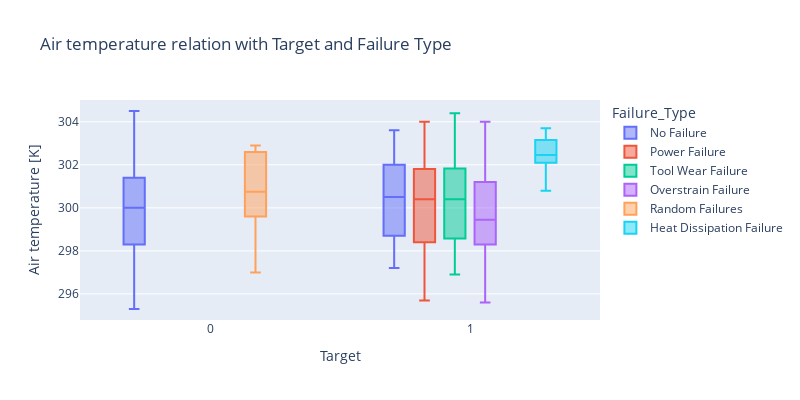

The notebook cell this image was saved under:
### Code cell
fig= px.box(data, y= 'Air temperature [K]', x= 'Target', title='Air temperature relation with Target and Failure Type',
color= 'Failure_Type', width= 800, height= 400)
fig.show()

### Figure 1 — Plotly figure (JSON) as saved in the notebook; plotly's stock layout.template omitted (floating-point values rounded to 4 significant figures; data arrays with more than 128 entries replaced by an {"elided": "..."} marker saying what was removed)
{"data": [{"alignmentgroup": "True", "hovertemplate": "Failure_Type=No Failure<br>Target=%{x}<br>Air temperature [K]=%{y}<extra></extra>", "legendgroup": "No Failure", "marker": {"color": "#636efa"}, "name": "No Failure", "notched": false, "offsetgroup": "No Failure", "orientation": "v", "showlegend": true, "type": "box", "x": {"elided": "9652 int values"}, "x0": " ", "xaxis": "x", "y": {"elided": "9652 float values"}, "y0": " ", "yaxis": "y"}, {"alignmentgroup": "True", "hovertemplate": "Failure_Type=Power Failure<br>Target=%{x}<br>Air temperature [K]=%{y}<extra></extra>", "legendgroup": "Power Failure", "marker": {"color": "#EF553B"}, "name": "Power Failure", "notched": false, "offsetgroup": "Power Failure", "orientation": "v", "showlegend": true, "type": "box", "x": [1, 1, 1, 1, 1, 1, 1, 1, 1, 1, 1, 1, 1, 1, 1, 1, 1, 1, 1, 1, 1, 1, 1, 1, 1, 1, 1, 1, 1, 1, 1, 1, 1, 1, 1, 1, 1, 1, 1, 1, 1, 1, 1, 1, 1, 1, 1, 1, 1, 1, 1, 1, 1, 1, 1, 1, 1, 1, 1, 1, 1, 1, 1, 1, 1, 1, 1, 1, 1, 1, 1, 1, 1, 1, 1, 1, 1, 1, 1, 1, 1, 1, 1, 1, 1, 1, 1, 1, 1, 1, 1, 1, 1, 1, 1], "x0": " ", "xaxis": "x", "y": [298.9, 298.9, 298.4, 298.2, 298.4, 298.1, 297.5, 297.4, 297.4, 297.9, 296.4, 295.8, 295.7, 296.3, 296.9, 296.6, 296.7, 297, 298.4, 298.8, 298.9, 298, 298, 298.3, 298.2, 298.1, 298.5, 299.3, 299.5, 299.4, 298.9, 299.2, 299.1, 300.6, 300.5, 300.4, 301.5, 301.5, 301.8, 302.4, 302.7, 302.6, 302.3, 302.1, 301.9, 301.9, 302.6, 301.8, 301.8, 301.7, 302, 302.6, 302.6, 303.7, 303.4, 303.5, 303.8, 303.6, 304, 303.4, 302.8, 302.6, 303, 303.1, 302.4, 300.7, 300.7, 301.1, 300.8, 301.1, 301.4, 301.6, 301.5, 301.1, 300.8, 300.7, 300.5, 300.7, 299.9, 300.1, 300.3, 300.2, 300.4, 300.8, 301, 299, 298.7, 298.5, 297.5, 297.3, 297.2, 297.8, 299, 298.5, 298.6], "y0": " ", "yaxis": "y"}, {"alignmentgroup": "True", "hovertemplate": "Failure_Type=Tool Wear Failure<br>Target=%{x}<br>Air temperature [K]=%{y}<extra></extra>", "legendgroup": "Tool Wear Failure", "marker": {"color": "#00cc96"}, "name": "Tool Wear Failure", "notched": false, "offsetgroup": "Tool Wear Failure", "orientation": "v", "showlegend": true, "type": "box", "x": [1, 1, 1, 1, 1, 1, 1, 1, 1, 1, 1, 1, 1, 1, 1, 1, 1, 1, 1, 1, 1, 1, 1, 1, 1, 1, 1, 1, 1, 1, 1, 1, 1, 1, 1, 1, 1, 1, 1, 1, 1, 1, 1, 1, 1], "x0": " ", "xaxis": "x", "y": [298.8, 296.9, 298, 297.9, 298.2, 298.4, 299.6, 299.3, 299.7, 300.6, 300.7, 301.9, 301.7, 302.2, 302.6, 302, 302.3, 301.8, 302.7, 303.3, 303.4, 304.4, 303.9, 302.6, 300.4, 300.8, 301, 300.5, 300.3, 301.7, 300.6, 300, 300.5, 300.7, 300.3, 300.4, 299.2, 298.5, 297.4, 297.1, 297.4, 297.3, 297.8, 299.6, 298.6], "y0": " ", "yaxis": "y"}, {"alignmentgroup": "True", "hovertemplate": "Failure_Type=Overstrain Failure<br>Target=%{x}<br>Air temperature [K]=%{y}<extra></extra>", "legendgroup": "Overstrain Failure", "marker": {"color": "#ab63fa"}, "name": "Overstrain Failure", "notched": false, "offsetgroup": "Overstrain Failure", "orientation": "v", "showlegend": true, "type": "box", "x": [1, 1, 1, 1, 1, 1, 1, 1, 1, 1, 1, 1, 1, 1, 1, 1, 1, 1, 1, 1, 1, 1, 1, 1, 1, 1, 1, 1, 1, 1, 1, 1, 1, 1, 1, 1, 1, 1, 1, 1, 1, 1, 1, 1, 1, 1, 1, 1, 1, 1, 1, 1, 1, 1, 1, 1, 1, 1, 1, 1, 1, 1, 1, 1, 1, 1, 1, 1, 1, 1, 1, 1, 1, 1, 1, 1, 1, 1], "x0": " ", "xaxis": "x", "y": [298.4, 298.3, 298, 298, 298, 297.7, 297.6, 296.8, 295.6, 297, 297, 296.9, 297, 299, 299, 298.7, 298.2, 298, 297.8, 299.5, 299.3, 299.2, 299.1, 299.2, 299.2, 299.8, 300.5, 300.5, 301.3, 301.4, 301.6, 302, 302, 302.6, 302.1, 302, 301.9, 303.4, 303.7, 303.8, 304, 303.8, 302.8, 302.7, 302.7, 302.3, 300.8, 301, 301, 301, 300.8, 301.6, 301.2, 300.3, 300.6, 300.5, 300.5, 300.7, 300.5, 300.4, 300.7, 300.7, 299.6, 299.4, 298.7, 297.4, 297.2, 297.3, 298.1, 299.1, 299, 299.1, 298.9, 299.1, 299.1, 299.2, 298.5, 298.3], "y0": " ", "yaxis": "y"}, {"alignmentgroup": "True", "hovertemplate": "Failure_Type=Random Failures<br>Target=%{x}<br>Air temperature [K]=%{y}<extra></extra>", "legendgroup": "Random Failures", "marker": {"color": "#FFA15A"}, "name": "Random Failures", "notched": false, "offsetgroup": "Random Failures", "orientation": "v", "showlegend": true, "type": "box", "x": [0, 0, 0, 0, 0, 0, 0, 0, 0, 0, 0, 0, 0, 0, 0, 0, 0, 0], "x0": " ", "xaxis": "x", "y": [297, 298.6, 298.4, 299.6, 299.3, 300.1, 301.6, 302.7, 302.6, 302.9, 302.8, 302.5, 302.6, 300.9, 300.8, 300.7, 300.3, 300.4], "y0": " ", "yaxis": "y"}, {"alignmentgroup": "True", "hovertemplate": "Failure_Type=Heat Dissipation Failure<br>Target=%{x}<br>Air temperature [K]=%{y}<extra></extra>", "legendgroup": "Heat Dissipation Failure", "marker": {"color": "#19d3f3"}, "name": "Heat Dissipation Failure", "notched": false, "offsetgroup": "Heat Dissipation Failure", "orientation": "v", "showlegend": true, "type": "box", "x": [1, 1, 1, 1, 1, 1, 1, 1, 1, 1, 1, 1, 1, 1, 1, 1, 1, 1, 1, 1, 1, 1, 1, 1, 1, 1, 1, 1, 1, 1, 1, 1, 1, 1, 1, 1, 1, 1, 1, 1, 1, 1, 1, 1, 1, 1, 1, 1, 1, 1, 1, 1, 1, 1, 1, 1, 1, 1, 1, 1, 1, 1, 1, 1, 1, 1, 1, 1, 1, 1, 1, 1, 1, 1, 1, 1, 1, 1, 1, 1, 1, 1, 1, 1, 1, 1, 1, 1, 1, 1, 1, 1, 1, 1, 1, 1, 1, 1, 1, 1, 1, 1, 1, 1, 1, 1, 1, 1, 1, 1, 1, 1], "x0": " ", "xaxis": "x", "y": [300.8, 302.3, 302.3, 302.3, 302.3, 302.1, 302.3, 302.1, 302, 302, 301.9, 301.9, 302.1, 302.1, 302.1, 301.9, 301.7, 301.7, 301.9, 302, 302, 302, 302.2, 302.2, 302.2, 302.4, 302.4, 302.2, 302.2, 302.1, 302.1, 302.6, 302.5, 302.5, 302.6, 302.7, 302.6, 302, 301.9, 301.8, 301.7, 301.4, 301.8, 301.6, 301.6, 302, 302.1, 302, 301.7, 302.1, 302.2, 302.3, 302.4, 302.5, 302.4, 302.6, 302.4, 302.3, 302.5, 302.4, 302.4, 302.7, 302.7, 302.7, 302.6, 302.5, 302.4, 302.4, 302.4, 302.4, 302.5, 302.7, 302.7, 302.7, 302.8, 303, 303, 303, 303, 303, 303, 303.1, 303, 302.9, 303.2, 303.2, 303.2, 303.3, 303.4, 303.3, 303.6, 303.3, 303.4, 303.4, 303.4, 303.4, 303.3, 303.2, 303.2, 303.2, 303.4, 303.5, 303.7, 303.6, 303.5, 303.6, 303.5, 303.4, 303.3, 303.4, 303.4, 303.7], "y0": " ", "yaxis": "y"}], "layout": {"boxmode": "group", "height": 400, "legend": {"title": {"text": "Failure_Type"}, "tracegroupgap": 0}, "title": {"text": "Air temperature relation with Target and Failure Type"}, "width": 800, "xaxis": {"anchor": "y", "domain": [0, 1], "title": {"text": "Target"}}, "yaxis": {"anchor": "x", "domain": [0, 1], "title": {"text": "Air temperature [K]"}}}}
